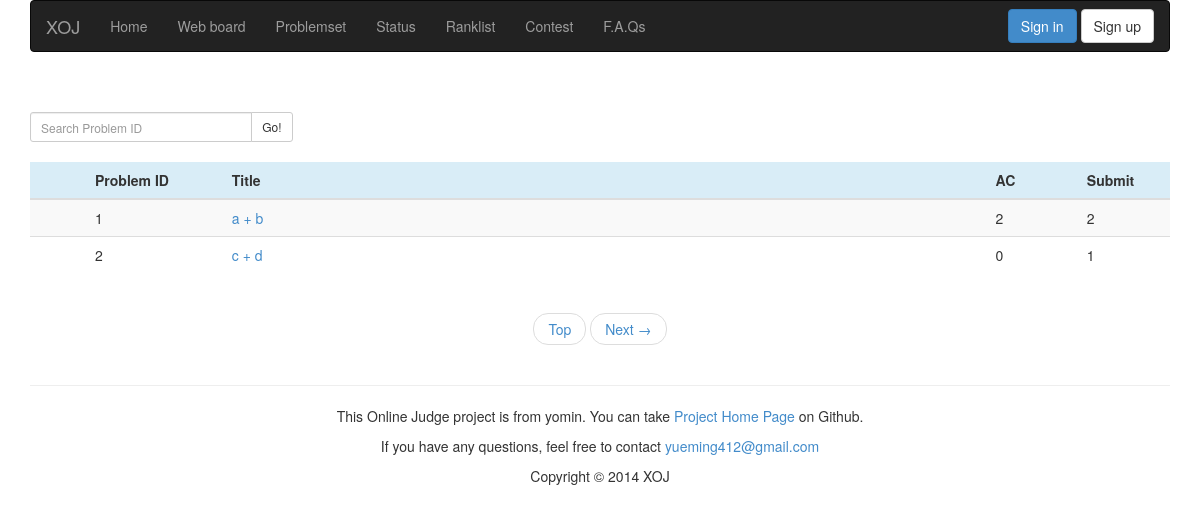
The app's page /problemset/, older data.
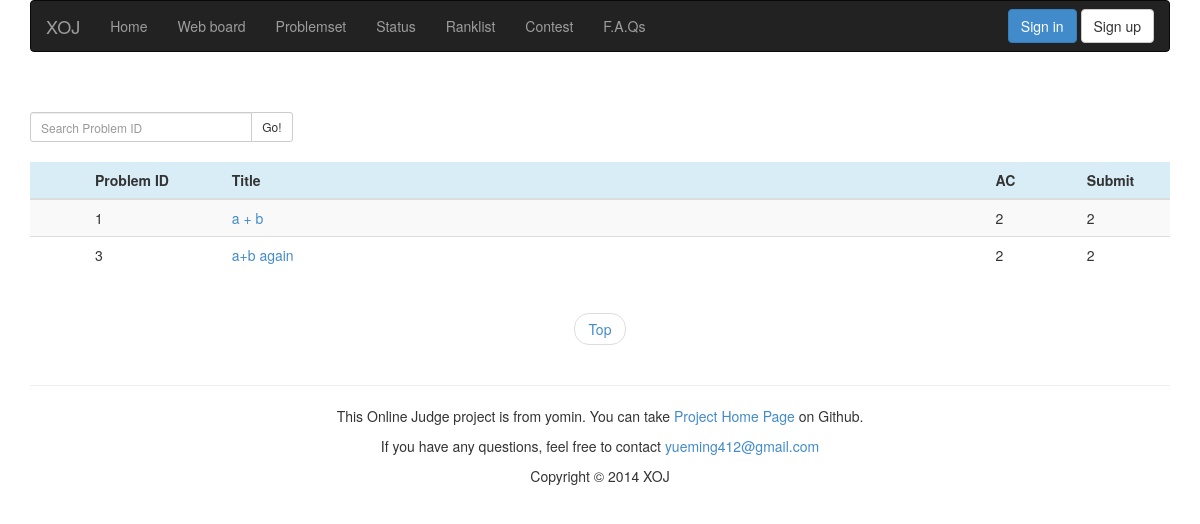
The same page, newer data.
### appfile/models.py (models this page shows, shortened)
class Problem(db.Model):
    pid = db.Column(db.Integer, primary_key=True)
    title = db.Column(db.String(299))
    description = db.Column(db.Text)
    pinput = db.Column(db.Text)
    poutput = db.Column(db.Text)
    sinput = db.Column(db.Text)
    soutput = db.Column(db.Text)
    hint = db.Column(db.Text)
    time_limit = db.Column(db.Integer)
    memory_limit = db.Column(db.Integer)
    ac_count = db.Column(db.Integer, default = 0)
    submit_count = db.Column(db.Integer, default = 0)
    visable = db.Column(db.Boolean, default = True)

### appfile/views.py (the view)
@app.route('/problemset/')
@app.route('/problemset/page=<int:page>/')
def problemset(page = 1):
    form = SearchProblemForm()
    problem_list = Problem.query.filter_by(visable = True).order_by(Problem.pid).paginate(page,MAX_PROBLEM_NUM_ONE_PAGE, False )
    if current_user.is_authenticated():
        ac_list = db.session.query(Submit.pid).distinct().filter_by(userid = current_user.userid).filter_by(result = 'Accepted').all()
        submit_list = db.session.query(Submit.pid).filter_by(userid = current_user.userid).all()
        print submit_list
        if ac_list:
            ac_list = zip(*ac_list)[0]
        if submit_list:
            submit_list = zip(*submit_list)[0]
    else:
        ac_list, submit_list = [],[]
    return render_template('problemset.html', page=page, problem_list = problem_list, form = form,ac_list = ac_list, submit_list = submit_list)

### appfile/forms.py
class SearchProblemForm(Form):
    pid = IntegerField('Problem ID')

### appfile/views.py (called while the page is built)
@app.before_request
def before_request():
    g.user = current_user
    if g.user.is_authenticated():
        g.url = url_for('userinfo',userid = g.user.userid)

### appfile/templates/problemset.html (shortened to what this page needs)
{% extends "base.html" %}
{% block content %}
<div class="container">
    <br><br>
    <div class="row">
        <form role="form" action={{ url_for('search_problem') }} method="POST">
            <div class="col-sm-3">
                <div class="input-group">
                    {{ form.pid(class="form-control input-sm", placeholder="Search Problem ID") }}
                    <span class="input-group-btn">
                        <button class="btn btn-default btn-sm" type="submit">Go!</button>
                    </span>
                </div>
            </div>
        </form>
    </div>
    <br>
    <div class="row">
        <div class="col-sm-12">
            <table class="table table-striped table-hover">
                <thead>
                    <tr class="info">
                        <th id="ps_is_ac"></th>
                        <th id="ps_pid">Problem ID</th>
                        <th id="ps_title">Title</th>
                        <th id="ps_ac">AC</th>
                        <th id="ps_submit">Submit</th>
                    </tr>
                </thead>
                <tbody>
                    {% for problem in problem_list.items %}
                    <tr>
                        <td>
                        </td>
                        <td>{{ problem.pid }}</td>
                        <td align="left">
                            <a href={{ url_for('show_problem', pid = problem.pid) }}>{{ problem.title }}</a>
                        </td>
                        <td>{{ problem.ac_count }}</td>
                        <td>{{ problem.submit_count }}</td>
                    </tr>
                    {% endfor %}
                </tbody>
            </table>
        </div>
    </div>
    <div class="row">
        <div class="col-sm-12">
          <ul class="pager">
            <li><a href={{ url_for('problemset') }}>Top</a></li>
            {% if problem_list.has_next %}
            <li><a href={{ url_for('problemset', page = problem_list.next_num) }}>Next &rarr;</a></li>
            {% endif %}
        </ul>
        </div>
    </div>
</div>
{% endblock %}

Row changes from the older to the newer data that the page shows:
removed Problem: pid "2", title "c + d", ac_count "0", submit_count "1"
now on this page (row unchanged): Problem: pid "3", title "a+b again", ac_count "2", submit_count "2"
Text that changed along with them:
text no longer shown: "Next →"
